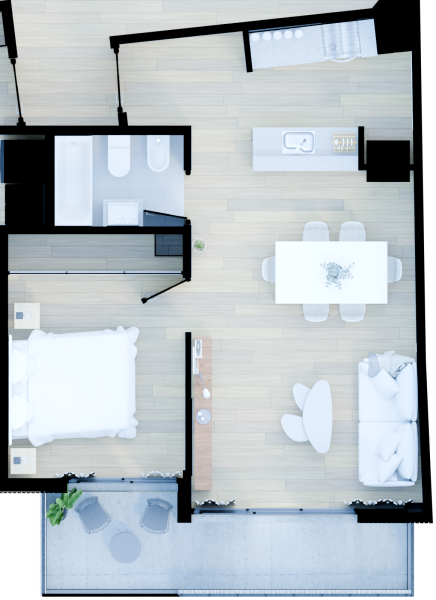
#> input picture plano-dos.png, 872 x 1200 px (shown at 1/2 size); its folder holds only this picture in this run
$ python hacer-planos.py plano-dos.png
#> lines starting #> are read from the running program, lines starting #| are printed output that depends on the picture; after the words box and inside, x2 and y2 are one past the last pixel; in counts of white or black regions, pixels touching at a corner belong together
# ---------------------------------------------------------------------------
# hacer-planos.py  ·  arma los minimapas del visor a partir del render de planta
#
#   python hacer-planos.py "..\export\tour360_salida\planta-color.png"    (color)
#   python hacer-planos.py "..\export\tour360_salida\planta.png"          (blanco y negro)
#
# Toma la planta entera del piso y devuelve un PNG por unidad, recortado y con el
# fondo transparente, más un planos.json con a qué metros corresponde cada
# recorte. Ese JSON queda escrito en js/planos.js (constante PLANOS): es lo que
# hace que los pines caigan solos en su lugar.
#
# Trabaja de dos maneras según lo que le des:
#
#   COLOR   planta-color.png, el render del 4-plano.py. Ya viene con materiales
#           reales y fondo transparente, así que sólo se recorta y se ajusta un
#           poco el contraste.
#
#   TINTA   planta.png, el render de trabajo del 1-inspeccionar.py: escala de
#           grises, fondo gris plano. Se lo convierte en un plano de tinta sobre
#           papel separando tres capas:
#             · fondo    el gris de afuera del edificio  -> transparente
#             · muros    negro y FINO (12 cm ≈ 17 px)    -> tinta
#             · muebles  negro y GRUESO (cama, mesada)   -> gris suave
#           Separar muros de muebles sin dibujar nada a mano se hace con
#           morfología: una apertura con un disco más grande que el espesor de un
#           muro se come los muros y deja los muebles. Lo que desaparece era muro.
# ---------------------------------------------------------------------------

import sys, os, json, re
import numpy as np

# ---------------------------------------------------------------------------
# DOS FORMAS DE CORRERLO (23/09), igual que 7-fondo.py:
#
#   python hacer-planos.py "planta-color.png"
#   blender -b -P hacer-planos.py -- "planta-color.png"     (hacer-planos.bat)
#
# El Python de Blender tiene numpy pero NO Pillow ni scipy. Con Blender las
# imágenes se leen y graban con Blender, y el modo COLOR (el que se usa) anda
# igual. El modo TINTA necesita scipy (morfología): sólo con Python instalado.
#
# Y al final escribe js/planos.js con la constante PLANOS: era un
# paso a mano, y si se olvidaba los pines quedaban corridos.
# ---------------------------------------------------------------------------
try:
    import bpy
    EN_BLENDER = True
except ImportError:
    EN_BLENDER = False
try:
    from PIL import Image
except ImportError:
    Image = None

ARGS = sys.argv[sys.argv.index("--") + 1:] if "--" in sys.argv else sys.argv[1:]

def leer_rgba(ruta):
    """uint8 H x W x 4, fila 0 ARRIBA."""
#> called with ruta = 'plano-dos.png'
    if Image is not None:
        return np.asarray(Image.open(ruta).convert("RGBA")).copy()
#> returned value is the input picture: shape (1200, 872, 4); mean R, G, B, A 169.6, 178, 183.4, 242.3
    img = bpy.data.images.load(ruta)
    w, h = img.size
    px = np.empty(w * h * 4, np.float32); img.pixels.foreach_get(px)
    return (np.clip(px.reshape(h, w, 4)[::-1], 0, 1) * 255 + 0.5).astype(np.uint8)

def redimensionar(a, w, h):
    if Image is not None:
        return np.asarray(Image.fromarray(a, "RGBA").resize((w, h), Image.LANCZOS))
    H_, W_ = a.shape[:2]
    img = bpy.data.images.new("tmp", W_, H_, alpha=True)
    img.pixels.foreach_set((a[::-1].astype(np.float32) / 255.0).ravel())
    img.scale(w, h)
    px = np.empty(w * h * 4, np.float32); img.pixels.foreach_get(px)
    return (np.clip(px.reshape(h, w, 4)[::-1], 0, 1) * 255 + 0.5).astype(np.uint8)

def guardar_png(a, ruta):
    if Image is not None:
        Image.fromarray(a, "RGBA").save(ruta, optimize=True); return
    h, w = a.shape[:2]
    img = bpy.data.images.new("salida", w, h, alpha=True)
    img.pixels.foreach_set((a[::-1].astype(np.float32) / 255.0).ravel())
    img.filepath_raw = ruta; img.file_format = "PNG"; img.save()

RUTA = os.path.abspath(ARGS[0] if ARGS else "planta.png")
AQUI = os.path.dirname(os.path.abspath(__file__))
SALIDA = AQUI

# --- extensión en metros: del json que acompaña al png ----------------------
base = os.path.splitext(RUTA)[0] + ".json"
if not os.path.exists(base):
    base = os.path.join(os.path.dirname(RUTA), "planta.json")
if os.path.exists(base):
    with open(base, encoding="utf-8") as f:
        ext = json.load(f)["extension_m"]
    XMIN, XMAX, YMIN, YMAX = ext["xmin"], ext["xmax"], ext["ymin"], ext["ymax"]
    print(f"  medidas de {os.path.basename(base)}")
else:
    XMIN, XMAX, YMIN, YMAX = -4.668, 11.307, -0.398, 12.65
    print("  ATENCION: no encontré el json de la planta, uso las medidas viejas")

# --- qué recorta cada unidad, en metros -------------------------------------
# Un poco de aire alrededor y hasta donde llega la cámara más lejana. El recorte
# fino lo hace solo el script; esto es sólo el marco grueso.
# El muro entre las dos unidades va de x=3,56 a x=4,04 (medido sobre la planta:
# son las columnas donde la tinta es continua). Se parte al medio, así cada
# unidad muestra su propio cierre y ninguna muestra los muebles de la otra.
#
# CORREGIDO el 22/09. Estos marcos estaban CORTOS por el norte —mono 8,75 y dos
# 8,45— y recortaban justo el fondo de cada unidad: al mono le comían los 2,2 m
# donde va el baño, y al dos, la mesada de la cocina (está en y 8,60–9,01).
# Los muros exteriores del fondo, medidos sobre la planta, están en:
#     mono   y ≈ 10,97 (en x=0,6)  …  11,44 (en x=3,4)   -> marco hasta 11,60
#     dos    y ≈  9,06 (en x=6,5)  …   9,51 (en x=9,5)   -> marco hasta  9,70
# El recorte fino al alfa se encarga del resto.
UNIDADES = {
    "mono": {"x": (-0.30, 3.80), "y": (-0.30, 11.60), "alto": 1200},
    "dos":  {"x": ( 3.86, 11.35), "y": (-0.30,  9.70), "alto": 1200},
}

# --- paleta del modo TINTA ---------------------------------------------------
TINTA  = (18, 22, 29)
MUEBLE = (176, 182, 192)
PAPEL  = (247, 245, 241)
SOMBRA = (214, 212, 207)

SRC = leer_rgba(RUTA)
H, W = SRC.shape[:2]
#> H = 1200; W = 872
MX = (XMAX - XMIN) / W
#> MX = 0.0183
print(f"  planta {W}x{H}, {MX*100:.3f} cm por pixel")
#|   planta 872x1200, 1.832 cm por pixel

alfa = None
a = SRC[..., 3]
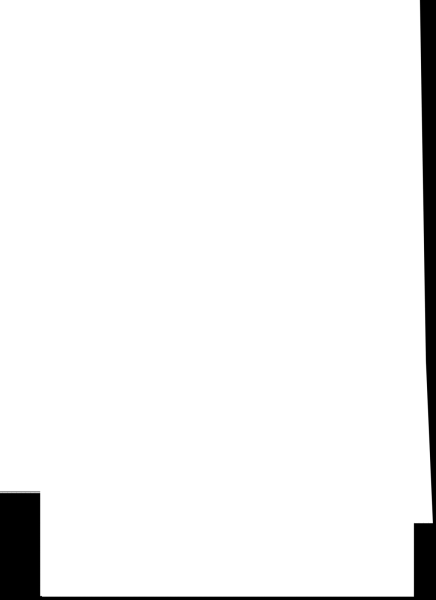
#> a: shape (1200, 872) (shown at 1/2 size); min 0, max 255, mean 242.3
if (a < 200).mean() > 0.02:
    alfa = a
COLOR = alfa is not None
#> COLOR = True
print("  modo: " + ("COLOR (fondo por alfa)" if COLOR else "TINTA (fondo por gris plano)"))
#|   modo: COLOR (fondo por alfa)

if COLOR:
    # -------- render con materiales: sólo un ajuste suave --------------------
    rgb = SRC[..., :3].astype(np.float32) / 255.0
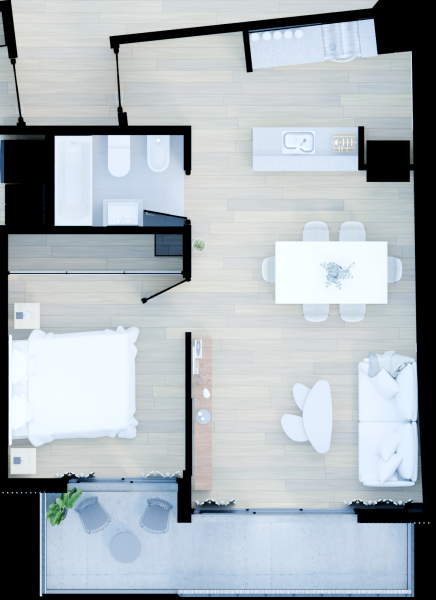
#> rgb: shape (1200, 872, 3) float32 (shown at 1/2 size); mean R, G, B 0.664, 0.697, 0.718
    # un toque de contraste y de saturación: el AgX sale correcto pero apagado
    rgb = np.clip((rgb - 0.5) * 1.10 + 0.5, 0, 1)
    lum = rgb @ np.array([0.2126, 0.7152, 0.0722], np.float32)
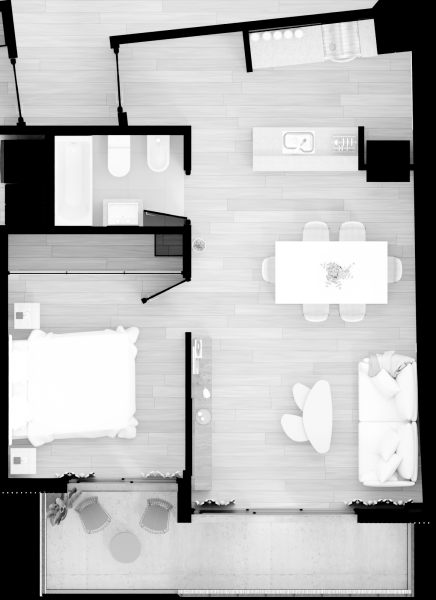
#> lum: shape (1200, 872) float32 (shown at 1/2 size); min 0, max 1, mean 0.717
    rgb = np.clip(lum[..., None] + (rgb - lum[..., None]) * 1.18, 0, 1)
    out = np.empty((H, W, 4), np.uint8)
    out[..., :3] = (rgb * 255).astype(np.uint8)
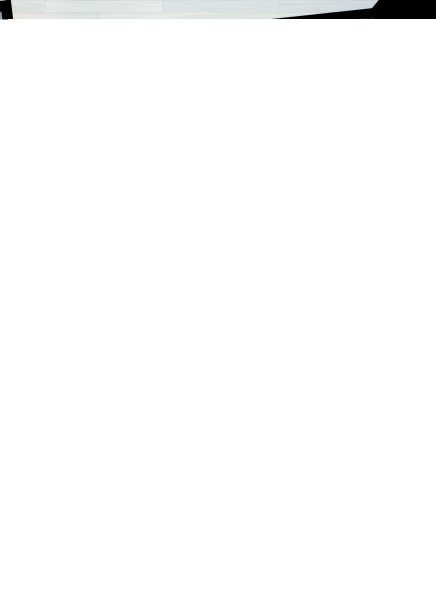
#> out: shape (1200, 872, 4) (shown at 1/2 size); mean R, G, B, A 173.9, 184.2, 190.1, 8.1; transparent parts drawn white
    out[..., 3] = alfa
else:
    # -------- render de trabajo en grises: se reconstruye el plano -----------
    try:
        from scipy import ndimage
    except ImportError:
        raise SystemExit("  El modo TINTA necesita scipy: corré esto con Python "
                         "instalado (pip install numpy pillow scipy).")
    g = (SRC[..., :3].astype(np.float32) @ np.array([0.299, 0.587, 0.114], np.float32)).astype(np.int16)

    fondo = np.abs(g - 97) <= 7
    # Ojo: la morfología de scipy trata lo de afuera del array como vacío, así que
    # una máscara que llega al borde se come el borde y desaparece. Se rellena.
    P = 12
    fondo = np.pad(fondo, P, constant_values=True)
    fondo = ndimage.binary_opening(fondo, np.ones((5, 5)))
    fondo = ndimage.binary_closing(fondo, np.ones((9, 9)))
    fondo = fondo[P:-P, P:-P]
    # sólo cuenta como fondo lo que se toca con el borde de la imagen: un gris
    # parecido adentro del depto no tiene por qué desaparecer
    etq, _ = ndimage.label(fondo)
    borde = (set(etq[0, :]) | set(etq[-1, :]) | set(etq[:, 0]) | set(etq[:, -1])) - {0}
    fondo = np.isin(etq, list(borde))
    print(f"    fondo: {100*fondo.mean():.1f}% de la imagen")

    oscuro = (g < 70) & ~fondo
    R = max(12, int(round(0.14 / MX)))
    yy, xx = np.mgrid[-R:R+1, -R:R+1]
    disco = (xx**2 + yy**2) <= R*R
    muebles = ndimage.binary_dilation(ndimage.binary_opening(oscuro, disco), np.ones((3, 3)))
    muros = oscuro & ~muebles
    print(f"    disco de {R} px  ->  muros {100*muros.mean():.2f}%   muebles {100*muebles.mean():.2f}%")

    t = np.clip((g.astype(np.float32) - 70) / 185.0, 0, 1)[..., None]
    out = np.zeros((H, W, 4), np.uint8)
    out[..., :3] = (np.array(SOMBRA, np.float32) +
                    (np.array(PAPEL, np.float32) - np.array(SOMBRA, np.float32)) * t).astype(np.uint8)
    bordes = ndimage.binary_dilation(muebles, np.ones((3, 3))) & ~muebles & ~muros & ~fondo
    out[bordes, :3] = (150, 156, 166)
    out[muebles] = (*MUEBLE, 255)
    out[muros]   = (*TINTA, 255)
    out[..., 3] = 255
    out[fondo, 3] = 0

def px(x): return (x - XMIN) / (XMAX - XMIN) * W
def py(y): return (YMAX - y) / (YMAX - YMIN) * H

mapa = {}
for k, u in UNIDADES.items():
    x0, x1 = u["x"]; y0, y1 = u["y"]
    caja = (max(0, int(round(px(x0)))), max(0, int(round(py(y1)))),
            min(W, int(round(px(x1)))), min(H, int(round(py(y0)))))
    rec = out[caja[1]:caja[3], caja[0]:caja[2]]
    x0 = XMIN + caja[0] * MX; x1 = XMIN + caja[2] * MX
    y1 = YMAX - caja[1] * MX; y0 = YMAX - caja[3] * MX

    # Ajuste fino: recortar hasta donde hay dibujo. El marco a mano siempre deja
    # aire de más, y en un minimapa de 120 px ese aire es media tarjeta. Como el
    # recorte cambia, hay que recalcular a qué metros corresponde: si no, los
    # pines quedan corridos.
    hay = rec[..., 3] > 8
    filas = np.where(hay.any(axis=1))[0]; cols = np.where(hay.any(axis=0))[0]
    if len(filas) and len(cols):
        M = 8
        bb = (max(0, cols[0]-M), max(0, filas[0]-M),
              min(rec.shape[1], cols[-1]+1+M), min(rec.shape[0], filas[-1]+1+M))
        x0 = x0 + bb[0] * MX;  x1 = x0 + (bb[2] - bb[0]) * MX
        y1 = y1 - bb[1] * MX;  y0 = y1 - (bb[3] - bb[1]) * MX
        rec = rec[bb[1]:bb[3], bb[0]:bb[2]]

    alto = min(u["alto"], rec.shape[0])
    ancho = max(1, int(round(alto * rec.shape[1] / rec.shape[0])))
    if (alto, ancho) != rec.shape[:2]:
        rec = redimensionar(np.ascontiguousarray(rec), ancho, alto)
    nombre = f"plano-{k}.png"
    guardar_png(np.ascontiguousarray(rec), os.path.join(SALIDA, nombre))
    mapa[k] = {"archivo": nombre,
               "xmin": round(x0, 4), "xmax": round(x1, 4),
               "ymin": round(y0, 4), "ymax": round(y1, 4),
               "px": ancho, "py": alto}
    kb = os.path.getsize(os.path.join(SALIDA, nombre)) / 1024
    print(f"  {nombre}  {ancho}x{alto}  {kb:.0f} KB   "
          f"({x0:.2f} … {x1:.2f}) x ({y0:.2f} … {y1:.2f}) m")
#> this loop made 2 passes
#> bb on passes 1 to 2: (0, 0, 224, 1094), (0, 0, 406, 920)
#|   plano-mono.png  224x1094  273 KB   (-0.31 … 3.80) x (-9.17 … 10.87) m
#|   plano-dos.png  406x920  362 KB   (3.87 … 11.31) x (-9.17 … 7.69) m
#> pass 1, `rec = out[caja[1]:caja[3], caja[0]:caja[2]]`:
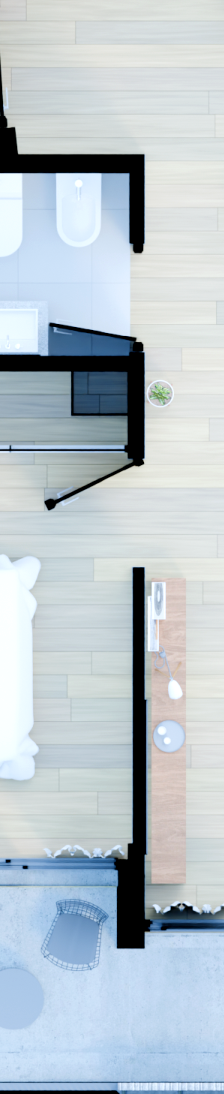
#> rec: shape (1094, 224, 4); mean R, G, B, A 185.1, 196.7, 204.2, 255
#> pass 2, `rec = out[caja[1]:caja[3], caja[0]:caja[2]]`:
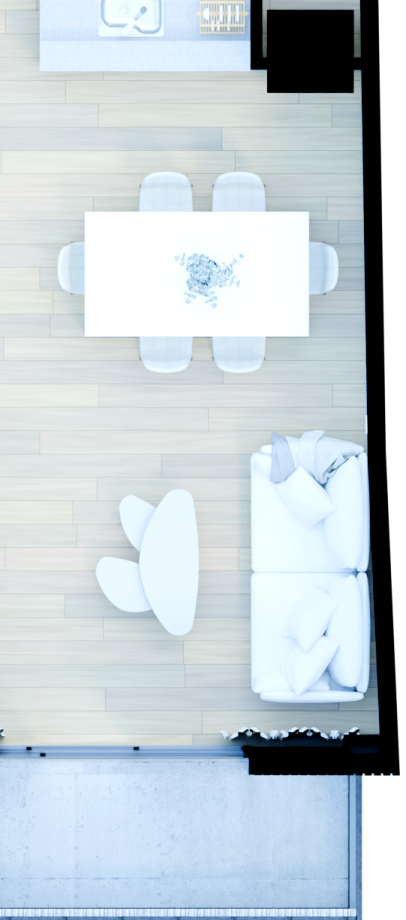
#> rec: shape (920, 406, 4); mean R, G, B, A 183, 194.2, 200.8, 240.4; transparent parts drawn white
#> pass 2, `hay = rec[..., 3] > 8`:
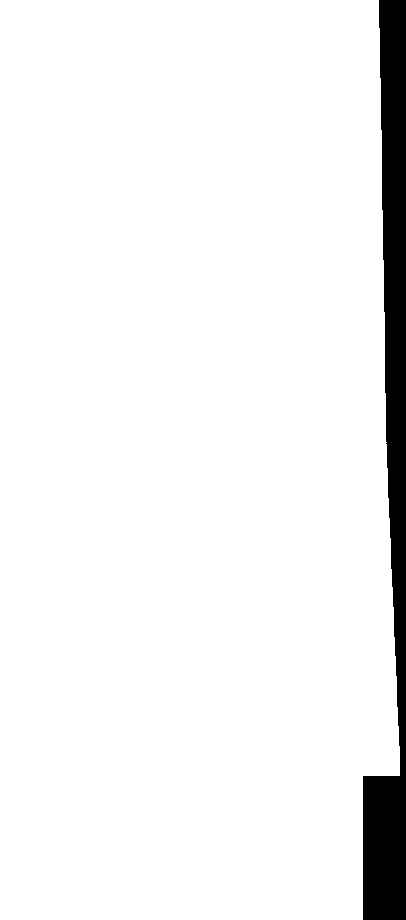
#> hay: shape (920, 406) bool; 94.5% white; 1 black region, box (x1, y1, x2, y2) and area: (363, 0, 406, 920) 20635
#> after the loop, mapa = 2 items

with open(os.path.join(SALIDA, "planos.json"), "w", encoding="utf-8") as f:
    json.dump(mapa, f, indent=2, ensure_ascii=False)

# --- y escribir js/planos.js ------------------------------------------------
# 30/09: el visor se separó en css/ y js/. Los planos viven solos en
# js/planos.js, que se reescribe entero cada vez: ya no hay que buscar líneas
# adentro del index.html (y no se rompe si alguien le da formato al código).
CABECERA = """/* ============================================================================
   planos.js · los planos de la esquina, uno por unidad

   ARCHIVO GENERADO: lo reescribe hacer-planos.py (paso 4-plano). No editar a
   mano. 'xmin/xmax/ymin/ymax' es el pedazo de planta que entró en el recorte,
   en metros: con eso el visor pone cada pin en su lugar sin medir píxeles.
   ============================================================================ */
"use strict";

"""
def js(v, sangria=""):
    if isinstance(v, dict):
        filas = [f"{sangria}  {k}: {js(x, sangria + '  ')}," for k, x in v.items()]
        return "{\n" + "\n".join(filas) + "\n" + sangria + "}"
    return json.dumps(v, ensure_ascii=False)

destino = os.path.join(SALIDA, "js", "planos.js")
os.makedirs(os.path.dirname(destino), exist_ok=True)
with open(destino, "w", encoding="utf-8", newline="\n") as f:
    f.write(CABECERA + "const PLANOS = " + js(mapa) + ";\n")
print("\n  listo. js/planos.js actualizado solo.\n")

$ run again, on plano-viejo.jpg
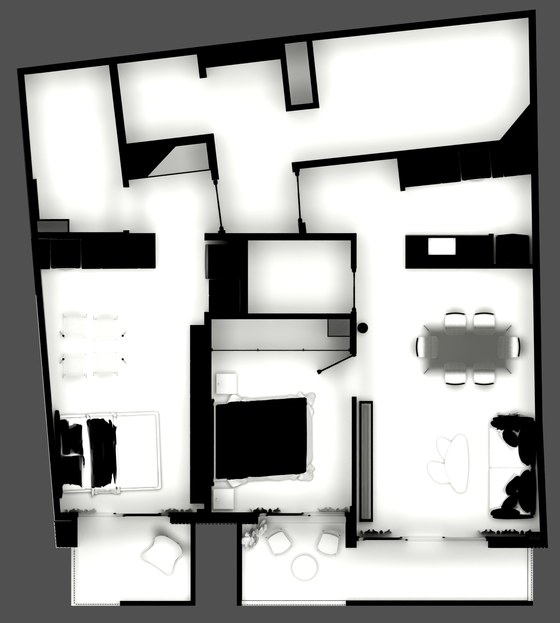
#> input picture plano-viejo.jpg, 560 x 623 px
#|   planta 560x623, 2.853 cm por pixel
#> a: shape (623, 560); every value is 255
#> `fondo = fondo[P:-P, P:-P]`:
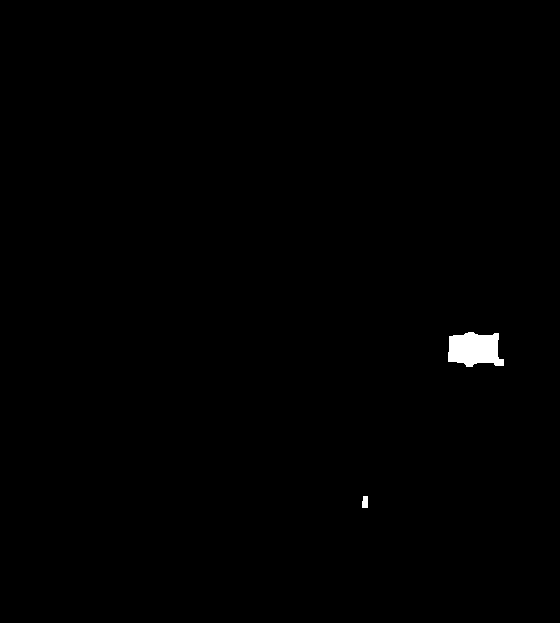
#> fondo: shape (623, 560) bool; 0.45% white; 2 white regions, box (x1, y1, x2, y2) and area: (448, 332, 504, 367) 1507, (362, 496, 368, 508) 67
#> etq: shape (623, 560) int32; 3 distinct labels, from 0 to 2
#> borde = 0 items
#|     fondo: 0.0% de la imagen
#> oscuro: shape (623, 560) bool; 17.3% white; 35 white regions (26 under 20 px), largest, box (x1, y1, x2, y2) and area: (17, 9, 548, 606) 48984, (216, 398, 307, 480) 6862, (87, 419, 116, 488) 1599
#> muebles: shape (623, 560) bool; 8.2% white; 10 white regions, largest, box (x1, y1, x2, y2) and area: (215, 397, 308, 480) 7048, (397, 114, 540, 188) 5972, (30, 230, 156, 270) 4595
#> muros: shape (623, 560) bool; 9.5% white; 73 white regions (46 under 20 px), largest, box (x1, y1, x2, y2) and area: (17, 9, 538, 239) 8915, (120, 312, 304, 606) 6939, (241, 151, 403, 374) 3032
#|     disco de 12 px  ->  muros 9.47%   muebles 8.24%
#> bordes: shape (623, 560) bool; 0.49% white in thin lines or dots, all inside (x1, y1, x2, y2) = (29, 114, 546, 506)
#> the loop `for k, u in UNIDADES.items():` made 2 passes
#> bb on passes 1 to 2: (0, 0, 144, 568), (0, 0, 261, 477)
#> (printed output is left out)
#> pass 2, `rec = out[caja[1]:caja[3], caja[0]:caja[2]]`:
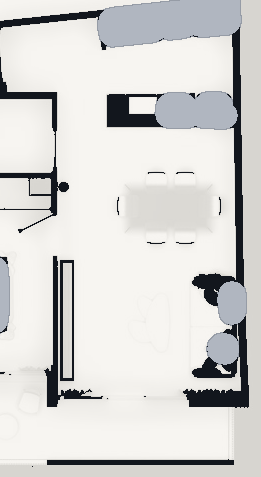
#> rec: shape (477, 261, 4); mean of channels 0, 1, 2, 3 213.4, 212.7, 210.7, 255; drawn as R, G, B
#> after the loop `for k, u in UNIDADES.items():`: mapa = 2 items

$ run again, on plano-mono.png
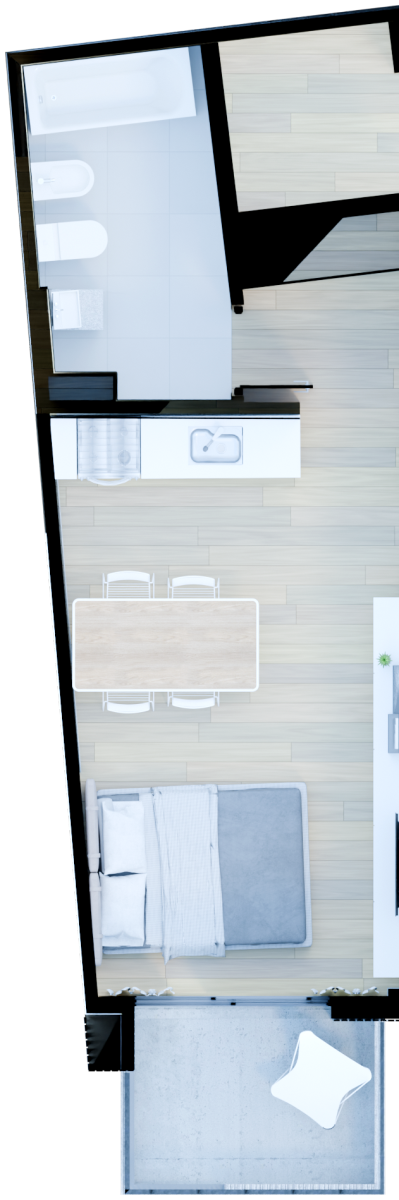
#> input picture plano-mono.png, 399 x 1200 px
#> in leer_rgba, returned value is the input picture: shape (1200, 399, 4); mean R, G, B, A 150.7, 158.7, 165, 212.7
#|   planta 399x1200, 4.004 cm por pixel
#> COLOR = True
#|   modo: COLOR (fondo por alfa)
#> the loop `for k, u in UNIDADES.items():` made 2 passes
#> bb on passes 1 to 2: (0, 0, 103, 1094), (0, 0, 186, 920)
#> (printed output is left out)
#> pass 1, `hay = rec[..., 3] > 8`:
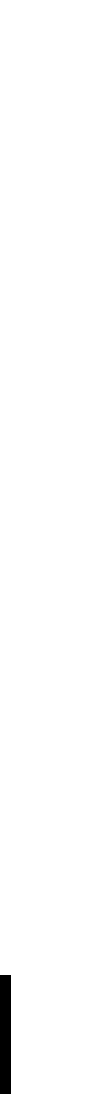
#> hay: shape (1094, 103) bool; 98.8% white; 1 black region, box (x1, y1, x2, y2) and area: (0, 975, 11, 1094) 1309
#> pass 2, `hay = rec[..., 3] > 8`:
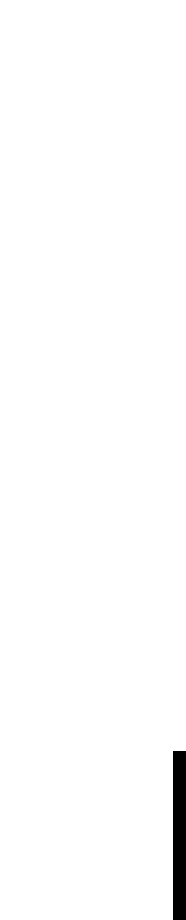
#> hay: shape (920, 186) bool; 98.7% white; 1 black region, box (x1, y1, x2, y2) and area: (173, 751, 186, 920) 2197
#> after the loop `for k, u in UNIDADES.items():`: mapa = 2 items
